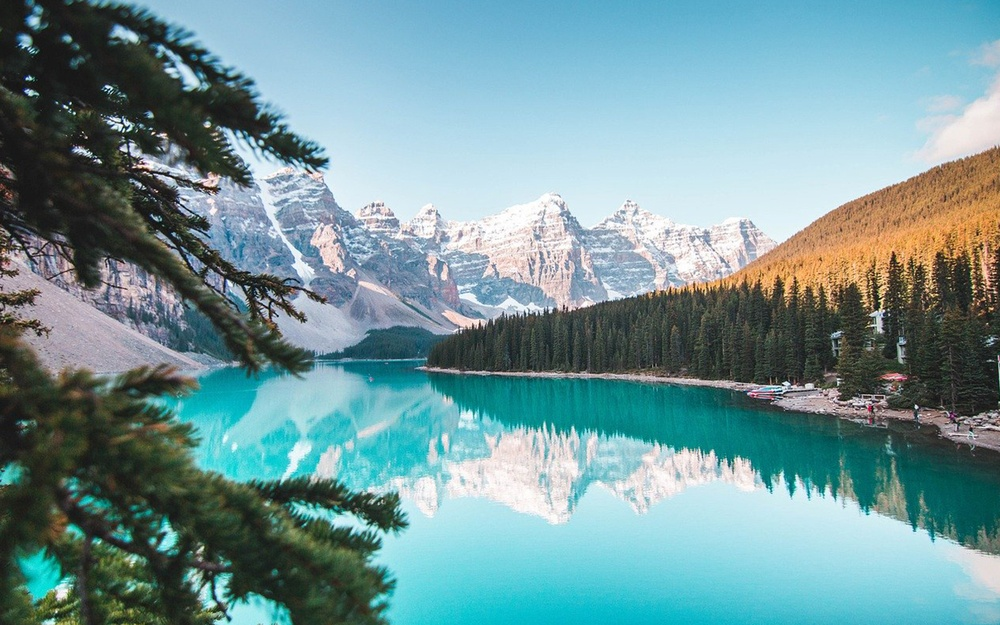
#> input picture scenery.jpg, 1000 x 625 px, shrunk from 1280 x 800 before the run
$ python image_to_sketch.py
#> lines starting #> are read from the running program, lines starting #| are printed output that depends on the picture
import numpy as np
import imageio
import scipy.ndimage
import cv2


img = "scenery.jpg"


def rgb2gray(rgb):
    return np.dot(rgb[..., :3], [0.2989, 0.5870, .1140])


def dodge(front, back):

    final_sketch = front*255/(255-back)
    final_sketch[final_sketch > 255] = 255
    final_sketch[back == 255] = 255
    return final_sketch.astype('uint8')


ss = imageio.imread(img)
#> ss is the input picture: shape (625, 1000, 3); mean R, G, B 114.5, 149.6, 153
gray = rgb2gray(ss)
#> in rgb2gray, `return np.dot(rgb[..., :3], [0.2989, 0.5870, .1140])`:
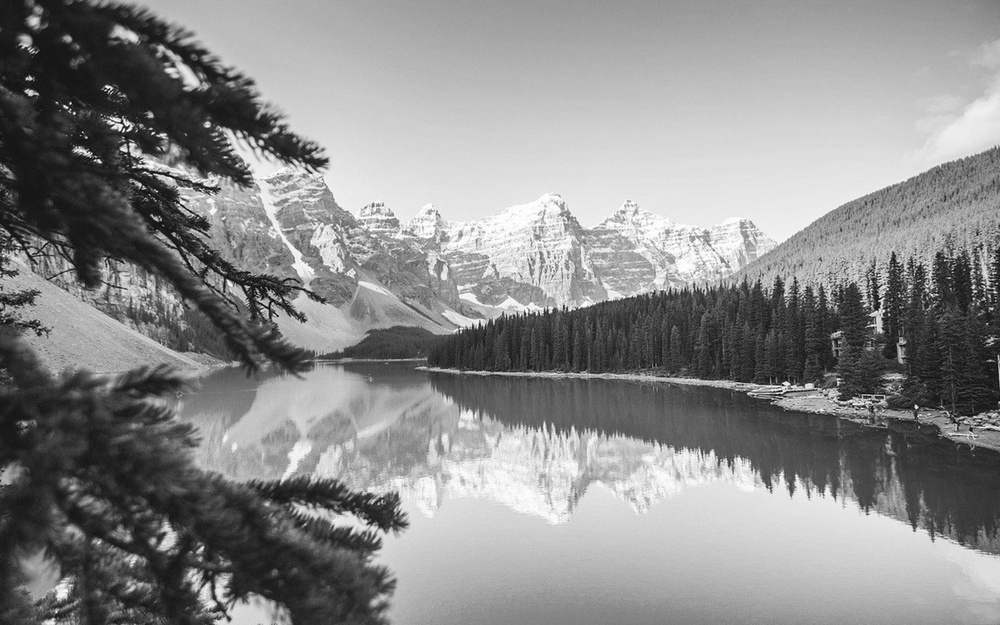
#> returned value: shape (625, 1000) float64; min 0.587, max 255, mean 139.5

i = 255-gray
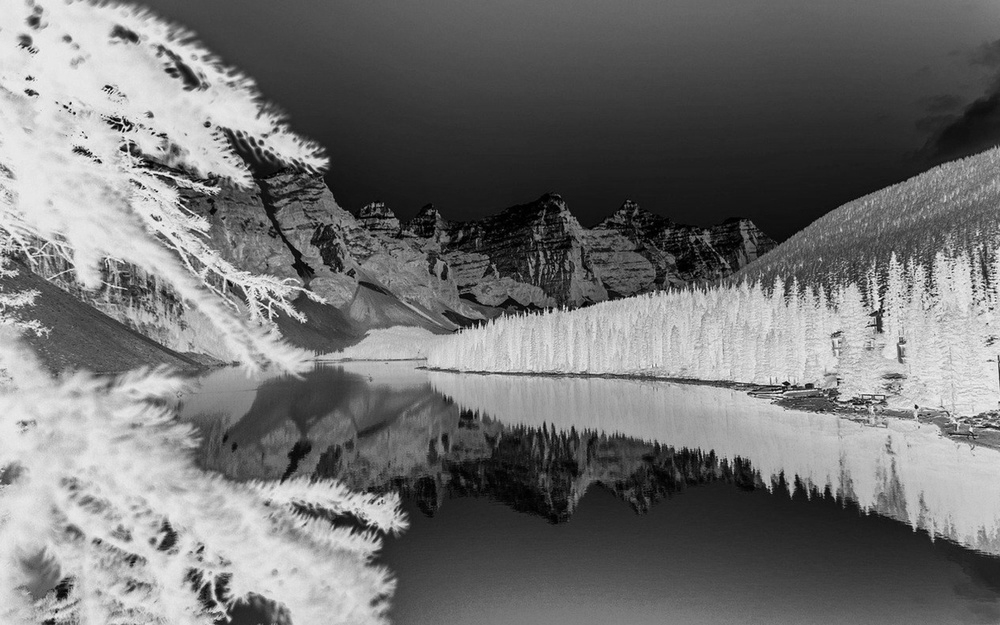
#> i: shape (625, 1000) float64; min 0.0255, max 254.4, mean 115.5


# to convert into a blur image
blur = scipy.ndimage.filters.gaussian_filter(i, sigma=13)
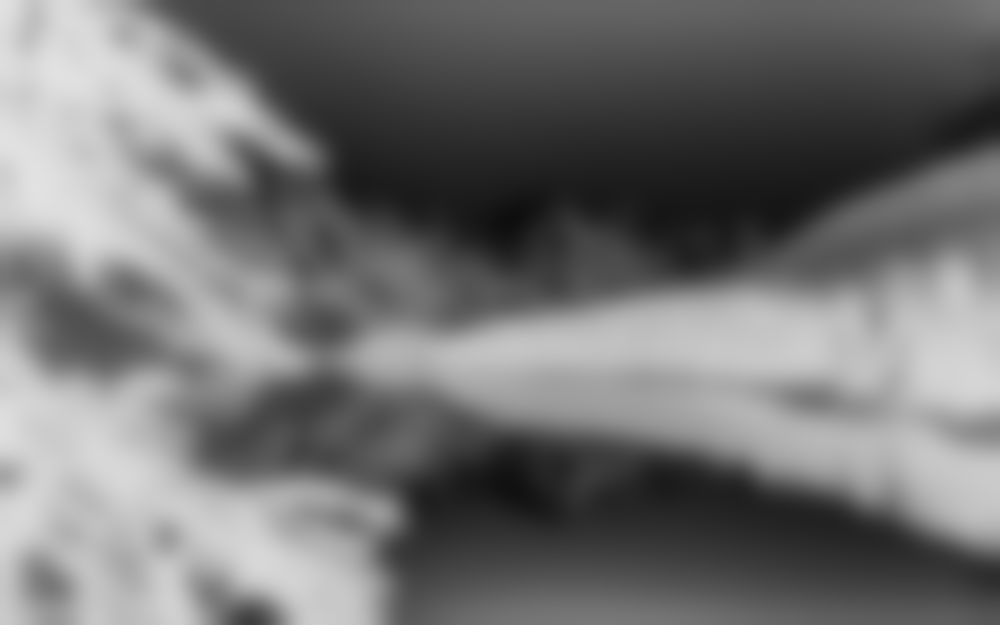
#> blur: shape (625, 1000) float64; min 14.65, max 226, mean 115.5


r = dodge(blur, gray)
#> in dodge, `final_sketch[final_sketch > 255] = 255`:
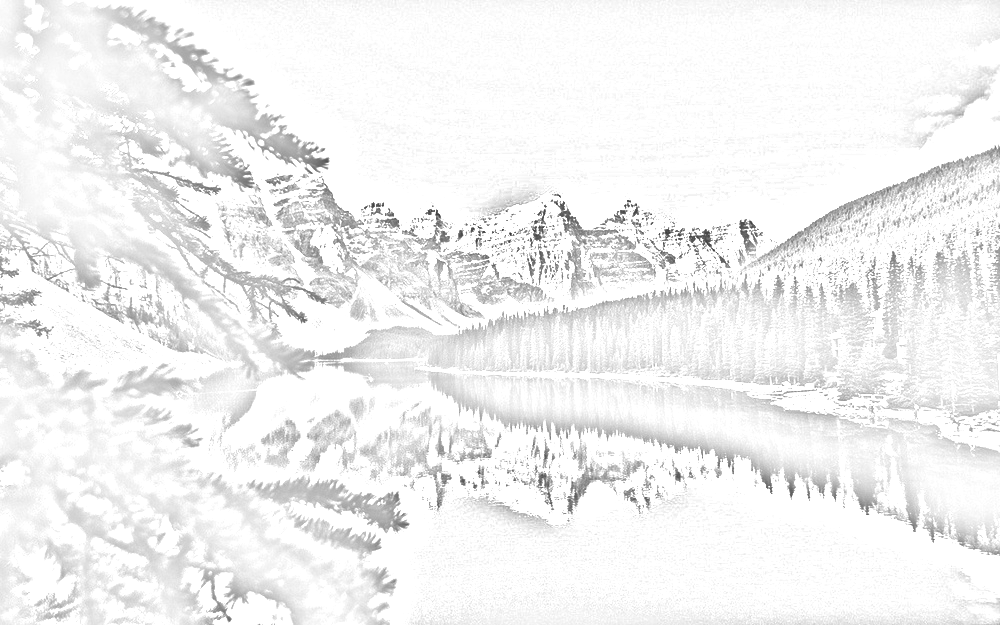
#> final_sketch: shape (625, 1000) float64; min 53.4, max 255, mean 241.6
cv2.imwrite('sketch.jpg', r)
